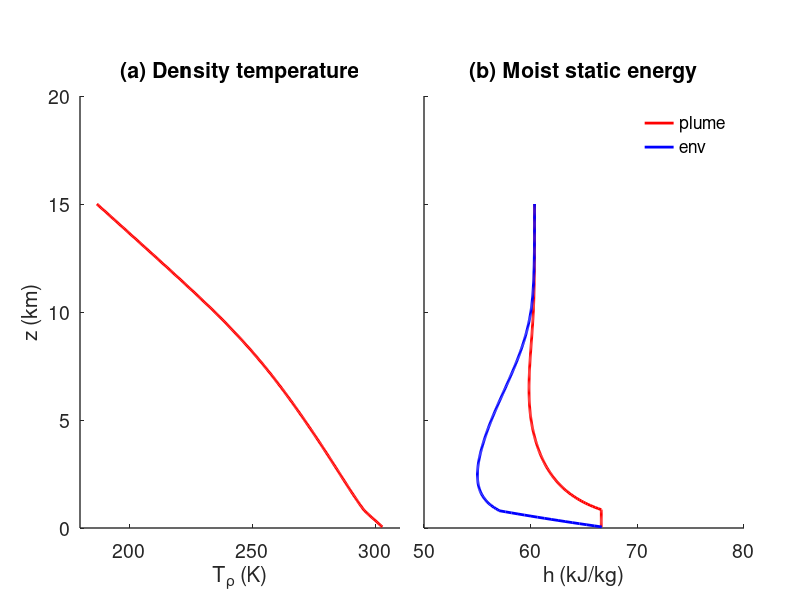

This figure's MATLAB source:
function [T_rho,T,p,qv,qsat,ql,qi,z,h,T_env,q_env,h_env,ent] = zero_buoyancy_plume(T_base,qt_base,p_base,entrain,RH,varargin)
%ZERO_BUOYANCY_PLUME calculate zero-buoyancy plume thermodynamic profile
%
% This is the zero-buoyancy plume model used in Singh & O'Gorman (2013).
% The model solves for the temperature and humidity profile of an
% entraining plume that is neutrally buoyant with respect to its
% environment given a base temperature and humidity and an
% environmental relative humidity.
%
% %% USAGE %%%%%%%%%%%%%%%%%%%%%%%%%%%%%%%%%%%%%%%%%%%%%%%%%%%%%%%%%%%%%%%%
%
% Simply running the script with no input arguments will solve the model
% with some example parameters and produce a few plots.
%
% The full calling syntax is:
%
% [T_rho,T,p,qv,qsat,ql,qi,z,s,T_env,q_env,s_env,ent] = ...
%            zero_buoyancy_plume(                ...
%                 T_init,qv_init,p_init,entrain,RH,     ...
%                [z_bot,z_top,gamma,ent_type,deltaz,T_ice])
%
% ARGUMENTS:
%           T_base  :  base temperature of plume            (K)
%           qt_base :  base specific humidity of plume      (kg/kg)
%           p_base  :  base pressure pf plume               (Pa)
%           entrain :  entrainment parameter                (unitless)
%                        Dependent on "ent_type"
%                        entrainment = entrain/z            [default]
%                        entrainment = entrain/1000
%           RH      :  environmental relative humidity      (0-1)
%
% OPTIONAL ARGUMENTS:
%           z_base  :  base height of plume                 (m)    [50]
%           z_top   :  height to which plume is integrated  (m)    [15000]
%           gamma   :  fraction of water that precipitates  (0-1)  [1]
%                       0 = no fallout
%                       1 = pseudo-adiabatic
%
%           ent_type:  type of entrainment profile                 ['invz']
%                        'invz' : entrainment = entrain/z
%                        'const': entrainment = entrain/1000
%           deltaz  :  vertical grid-spacing                (m)    [50]
%           T_ice   :  Temperature of total freezing        (K)    [233.15]
%                        Condensate freezes gradually
%                        between 273.15 K and T_ice.
%
%
% OUTPUTS:
%           T_rho   : Density temperature (plume and env)   (K)
%           T       : Temperature of plume                  (K)
%           p       : pressure            (plume and env)   (K)
%           qv      : specific humidity of plume            (kg/kg)
%           qsat    : saturation specific humidity of plume (kg/kg)
%           ql      : liquid water mass fraction of plume   (kg/kg)
%           qi      : solid water mass fraction of plume    (kg/kg)
%           z       : height                                (z)
%           h       : plume moist static energy             (J/kg)
%           T_env   : Temperature of environment            (K)
%           q_env   : specific humidity of environment      (kg/kg)
%           h_env   : environment moist static energy       (J/kg)
%           ent     : entrainment rate                      (1/m)
%
%
%
% %% MODEL DEATILS %%%%%%%%%%%%%%%%%%%%%%%%%%%%%%%%%%%%%%%%%%%%%%%%%%%%%%%%
%
% The entraining plume model solves the equations
%
% dh/dz      = -epsilon (h   - h_env)
% dq_t/dz    = -epsilon (q_t - q_env)
% dlog(p)/dz = - g/(R_d T_rho)
%
% where h is the moist static energy, q_t is the total water content, p is 
% the pressure, and T_rho is the density temperature.
%
% The moist static energies are defined:
%
% h_d = c_pd (T -T0)  + gz
% h_v = c_pv (T -T0)  + gz + Lv0 q_v
% h_l = c_l  (T -T0)  + gz
% h_i = c_i  (T -T0)  + gz - Lf0 q_i
% h   = (1-q_t)h_d + h_v s_v + q_l h_l + q_i h_i
%
% The equations are integrated in height using Euler forward differences for
% the entrainment terms. Precipitation fallout is handled separately.
% After each Euler step a fraction \gamma of the increase in liquid and
% solid water in the plume is discarded, and the moist static energy
% adjusted consistently.
%
% The environmental properties are calculated by assuming the density of
% the plume and parcel are equal, and using the given environmental
% relative humidity.
%
% Full details are found in the supplementary information of
% Singh & O'Gorman (2013). The equations used are consistent with the
% parcel model of Romps & Kuang (2010) applied to a vertically oriented,
% steady flow in the limit of zero cloud buoyancy.
%
%
%
% %% References %%%%%%%%%%%%%%%%%%%%%%%%%%%%%%%%%%%%%%%%%%%%%%%%%%%%%%%%%%%
%
% Bolton, D. (1980). The Computation of Equivalent Potential Temperature.
% Mon. Wea. Rev., 108, 1046-1053.
%
% Romps, D.M. (2008). The Dry-Entropy Budget of a Moist Atmosphere.
% J. Atmos. Sci., 65, 3779-3799.
%
% Romps, D.M. & Kuang, Z (2010). Do Undiluted Convective Plumes Exist in
% the Upper Tropical Troposphere?. J. Atmos. Sci., 67, 468-484.
%
% Singh, M.S. & O'Gorman (2013). Influence of entrainment on the thermal
% stratification in simulations of radiative-convective equilibrium.
% Geophs. Res. Lett, 40, doi:10.1002/grl.50796.
%
% %% AUTHOR %%%%%%%%%%%%%%%%%%%%%%%%%%%%%%%%%%%%%%%%%%%%%%%%%%%%%%%%%%%%%%%
%
% Written by Martin S. Singh, 10 Jul 2013.
%            mssingh@mit.edu
%
% 
%
% %% UPDATE HISTORY %%%%%%%%%%%%%%%%%%%%%%%%%%%%%%%%%%%%%%%%%%%%%%%%%%%%%%%
%   
%   16 Jul 2013: MS 
%       - Added argument checks
%       - Fixed bug in specifying total freezing temperature (T_ice)
%       - Cleaned up some typos in comments
%
%   28 Aug 2013: MS 
%       - updated reference to Singh & O'Gorman as article now published
%
%


%% Load constants %%%%%%%%%%%%%%%%%%%%%%%%%%%%%%%%%%%%%%%%%%%%%%%%%%%%%%%%%
global c
c = model_constants;

%% Demonstration %%%%%%%%%%%%%%%%%%%%%%%%%%%%%%%%%%%%%%%%%%%%%%%%%%%%%%%%%%

if nargin == 0
    T_base  = 300;
    qt_base = 0.0155;
    p_base  = 100000;
    entrain = 0.5;
    RH      = 0.7;
end

%% Default Input arguments %%%%%%%%%%%%%%%%%%%%%%%%%%%%%%%%%%%%%%%%%%%%%%%%
z_base = 50;        % Height of plume initial condition    (m)
z_top = 15000;      % Height to which plume is integrated  (m)
gamma = 1;          % Fraction of condensation that falls out as precipitation
ent_type = 'invz' ; % Type of entrainment profile
                    % 'invz'  1/z profile;                entrainment_rate = entrain/z
                    % 'const' constant in z profile;      entrainment_rate = entrain/1000

deltaz = 50;        % Vertical grid spacing                (m)


% Optional arguments
if nargin >= 6;  z_base     = varargin{1}; end;
if nargin >= 7;  z_top      = varargin{2}; end;
if nargin >= 8;  gamma      = varargin{3}; end;
if nargin >= 9;  ent_type   = varargin{4}; end;
if nargin >= 10; deltaz     = varargin{5}; end;
if nargin >= 11; c.T_ice    = varargin{6}; end;

% Argument checks:
%              input    name       type      min    max
check_argument(T_base  ,'T_base'  ,'numeric',0     ,500   );
check_argument(qt_base ,'qt_base' ,'numeric',0     ,1     );
check_argument(p_base  ,'p_base'  ,'numeric',0     ,inf   );
check_argument(entrain ,'entrain' ,'numeric',0     ,inf   );
check_argument(RH      ,'RH'      ,'numeric',0     ,1     );
check_argument(z_base  ,'z_base'  ,'numeric',0     ,z_top );
check_argument(z_top   ,'z_top'   ,'numeric',z_base,inf   );
check_argument(gamma   ,'gamma'   ,'numeric',0     ,1     );
check_argument(ent_type,'ent_type','char'   ,0     ,500   );
check_argument(deltaz  ,'deltaz'  ,'numeric',0     ,inf   );
check_argument(c.T_ice ,'T_ice'   ,'numeric',0     ,c.T0  );





%% Height vector %%%%%%%%%%%%%%%%%%%%%%%%%%%%%%%%%%%%%%%%%%%%%%%%%%%%%%%%%%
z       = z_base:deltaz:z_top;

% make sure z_top is a level
if abs(z(end)- z_top ) > 0.1;    z(end+1) = z_top; end

%% Entrainment profile %%%%%%%%%%%%%%%%%%%%%%%%%%%%%%%%%%%%%%%%%%%%%%%%%%%%

% Set entrainment rate as function of z
switch ent_type
    case 'invz'
        % Entrainment rate  m^-1
        ent     = min(1e-2,entrain./z);
    case 'const'
        % Entrainment rate  m^-1
        ent = 0.001.*entrain.*ones(size(z));
    otherwise
        error('unknown entrainment profile type')
end

%% Initialize verctors %%%%%%%%%%%%%%%%%%%%%%%%%%%%%%%%%%%%%%%%%%%%%%%%%%%%
p       = zeros(length(z),1);
logp    = zeros(length(z),1);

qv      = zeros(length(z),1);
qsat    = zeros(length(z),1);
ql      = zeros(length(z),1);
qi      = zeros(length(z),1);
qt      = zeros(length(z),1);

T       = zeros(length(z),1);
T_rho   = zeros(length(z),1);

h       = zeros(length(z),1);

T_env   = zeros(length(z),1);
q_env   = zeros(length(z),1);
h_env   = zeros(length(z),1);


%% Initial conditions %%%%%%%%%%%%%%%%%%%%%%%%%%%%%%%%%%%%%%%%%%%%%%%%%%%%%

% Inputs
p(1)     = p_base;
T(1)     = T_base;
qt(1)    = qt_base;


% Determine if there is any liquid or solid water
[qv(1),ql(1),qi(1)] = calc_saturation(p_base,T_base,qt_base);
if ql(1)>0 || qi(1) > 0; warning('PLUME:SuperSat','plume base super-saturated'); end

% Derived properties
logp(1)  = log(p(1));
h(1)     = calc_MSE(T(1),qt(1),p(1),z(1));

% Flag for LCL level
LCL = 0;


%% Integrate model upward %%%%%%%%%%%%%%%%%%%%%%%%%%%%%%%%%%%%%%%%%%%%%%%%%

for i = 1:length(z)
    
    
    % Calculate plume density temperature
    T_rho(i) = T(i).*(1+qv(i)./c.eps - qt(i));
    
    % Calculate plume saturation specific humidity
    qsat(i) = qq_sat(T(i),p(i),qt(i));
    
    
    % Calculate environment properties
    % Assume:
    %           1) equal density to plume
    %           2) Fixed relative humidity
    
    % Tv(env) = T_rho(plume)
    % Use root finding algorithm with initial guess
    T_env(i) = fzero(@(x) calc_Tv(x,RH,p(i))-T_rho(i) ,T(i).*(1+0.61.*RH.*qv(i)));
    
    % Calculate environment humidity based on assumed relative humidity
    e_env = RH.*e_sat(T_env(i));
    q_env(i) = c.eps.*(e_env./(p(i)-e_env.*(1-c.eps)));
    
    % Calculate environment moist static energy
    h_env(i) = calc_MSE(T_env(i),q_env(i),p(i),z(i));
    
    %%%%%%%%%%%%%%%%%%%%%%%%%%%%%%%%%%%%%%%%%%%%%%%%%%%%%%%%%%%%%%%%%%%%%%%
    
    if i<length(z)
        
        
        % No entrainment if unsaturated
        % Include LCL flag to prevent entrainment turning off above LCL
        if (qt(i)-qsat(i)) < 0 && LCL == 0;
            ent(i)=0;
        else
            LCL = 1;
        end
        
        % Step upward - simple Euler method
        h(i+1) =    h(i) - ent(i).*( h(i) - h_env(i) ) .*( z(i+1)-z(i) );
        qt(i+1) =   qt(i) - ent(i).*( qt(i)-q_env(i) )  .*( z(i+1)-z(i) );
        logp(i+1) = logp(i) - c.g./(c.Rd.*T_rho(i))       .*( z(i+1)-z(i) );
        
        % Calculate pressure
        p(i+1)  = exp(logp(i+1));
        
        % Calculate Temperature via root finding algorithm
        T(i+1)  = fzero(@(x) calc_MSE(x,qt(i+1),p(i+1),z(i+1))-h(i+1) ,T(i));
        
        % Calculate humidity
        [qv(i+1),ql(i+1),qi(i+1)] = calc_saturation(p(i+1),T(i+1),qt(i+1));
        
        
        % Rainfall fallout %%%%%%%%%%%%%%%%%%%%%%%%%%%%%%%%%%%%%%%%%%%%%%%%
        
        if qt(i+1)-qv(i+1)>0 && gamma > 0;
            
            if gamma>=1 % Total fallout:
                
                %   1) Set q to its saturation value
                qt(i+1) = qq_sat(T(i+1),p(i+1));
                [qv(i+1),ql(i+1),qi(i+1)] = calc_saturation(p(i+1),T(i+1),qt(i+1));
                
                %   2) Recalculate moist static energy
                h(i+1)  = calc_MSE(T(i+1),qt(i+1),p(i+1),z(i+1));
                
            else        % Partial fallout:
                
                % Calculate increase in liquid/solid water
                % Assume fallout is proportional to this value
                dqls = -(ql(i+1)+qi(i+1)-ql(i)-qi(i));
                
                % Calculate fallout
                [fl,fs] = fallout(gamma,ql(i+1),qi(i+1),dqls,T(i+1));
                
                % Minimum value of total water is saturation value
                qtmin = qq_sat(T(i+1),p(i+1));
                
                % Adjust total water, prevent reduction below saturation
                qt(i+1) = max(qt(i+1) - (fl+fs).*(1-qt(i+1)),qtmin);
                
                % Adjust moist static energy
                h(i+1)  = calc_MSE(T(i+1),qt(i+1),p(i+1),z(i+1));
                
                % Recalculate water species breakdown
                [qv(i+1),ql(i+1),qi(i+1)] = calc_saturation(p(i+1),T(i+1),qt(i+1));
            end
            
        end
    end
end


if nargin ==0 % Demonstration plot
    figure;
    set(gcf,'defaultaxeslinewidth',1,'defaultaxesfontsize',14)
    
    % Left axis
    axes('position',[0.1 0.12 0.4 0.72]);
     plot(T_rho,z./1000,'r','linewidth',2)
     xlabel('T_\rho (K)')
     ylabel('z (km)')
     set(gca,'xtick',[200 250 300],'xlim',[180 310])
     title('(a) Density temperature')
     box off
    
    % Right axis
    axes('position',[0.53 0.12 0.4 0.72]);
     plot(h./1000,z./1000,'r','linewidth',2)
     hold on
     plot(h_env./1000,z./1000,'b','linewidth',2)
    
     title('(b) Moist static energy')
     xlabel('h (kJ/kg)')
     set(gca,'xtick',[40 50 60 70 80],'xlim',[50 80])
     set(gca,'yticklabel','')
     box off
     
     l = legend('plume','env');
     set(l,'box','off')
     
    %suptitle(['RH_{env} = ' num2str(RH) ', \epsilon(z) = ' num2str(entrain) '/z'])
    
end


end


function h = calc_MSE(T,qt,p,z)
% Function to calculate moist static energy

% Get constants
global c

% calculate proportions of vapor, liquid and solid
[qv,ql,qi] = calc_saturation(p,T,qt);


% calculate moist static energies of components
hd = c.cp.*(T-c.T0)  + c.g.*z;
hv = c.cpv.*(T-c.T0) + c.g.*z + c.Lv0;
hl = c.cpl.*(T-c.T0) + c.g.*z;
hi = c.cpi.*(T-c.T0) + c.g.*z - (c.Ls0-c.Lv0);

% Calculate moist static energy per unit mass of moist air
h = hd.*(1-qt) + qv.*hv + ql.*hl + qi.*hi;


end

function [fl,fs] = fallout(gamma,ql,qi,dqls,T)
% Function to calculate precipitation fallout terms

e = min(   0,dqls./(1-ql-qi)  );

fT = -gamma.*e;
[fliq,fice] = calc_fice(T);

fl = fT.*fliq;
fs = fT.*fice;

end

function Tv = calc_Tv(T,RH,p)
% Function to calculate virtual temperature at a given relative humidity

% Get constants
global c


% Calculate mixing ratio
es = e_sat(T);
qv = c.eps.*(RH.*es./(p-RH.*es.*(1-c.eps)));

% calculate virtual temperature
Tv = T.*(1+qv./c.eps-qv);

end


function [q,ql,qi] = calc_saturation(p,T,q_t)
% Function to calculate the specific humidities of vapor, liquid and solid
% at saturation


% calculate saturation specific humidity
qs = qq_sat(T,p,q_t);
q = min(q_t,qs);

q(q<0) = 0;

% Divide into liquid and ice
[fliq,fice] = calc_fice(T);

ql = fliq.*(q_t-q);
qi = fice.*(q_t-q);

ql(q_t-qs<0) = 0;
qi(q_t-qs<0) = 0;


end


function [fliq,fice] = calc_fice(T)
% Function to calculate the fraction of condensate that is ice.
% All liquid for T > T0
% All ice for T < T_ice
% Linear function in between
global c

fliq = ( T-c.T_ice )./(c.T0-c.T_ice);
fliq(fliq<0) = 0;
fliq(fliq>1) = 1;
fice = 1-fliq;


end

function qs = qq_sat(T,p,varargin)
% Function to calculate the saturation specific humidity

% Get constants
global c

% Calculate saturation mixing ratio
es = e_sat(T);
rs = c.eps.*es./(p-es);

% Calculate saturation specific humidity using total water content if given
if nargin==3
    qt = varargin{1};
    rt = qt./(1-qt);
    qs = rs./(1+max(rt,rs));
else
    qs = rs./(1+rs);
end

end


function [es,varargout] = e_sat(T)
% Function to calculate the saturation vapor pressure
%
% The functions are consistent with the constants given in the
% model_constants subroutine. A faster option is available in which the
% saturation curves are approximated as in Bolton (1980).
%


% Get constants
global c

% Thermodynamically consistent definition of saturation curves
% i.e. integral of Clausius-Clapeyron equation with constant heat
% capacities. See Romps (2008).

esl = c.e0.*(T./c.T0).^((c.cpv-c.cpl)./c.Rv).*...
    exp( ( c.Lv0 - c.T0.*(c.cpv-c.cpl) )./c.Rv .* ( 1./c.T0 - 1./T ) );

esi = c.e0.*(T./c.T0).^((c.cpv-c.cpi)./c.Rv).*...
    exp( ( c.Ls0 - c.T0.*(c.cpv-c.cpi) )./c.Rv .* ( 1./c.T0 - 1./T ) );



% If you want slightly faster (~10%) code, use these approximations 
% (Bolton, 1980). Accurate to within 0.5% for T < 310 K.

%esl = 611.2.*exp( 17.67      .* ( T  - 273.15 ) ./ ( T  - 29.65 ) );
%esi = 611.2.*exp( 21.8745584 .* ( T  - 273.15 ) ./ ( T  - 7.66  ) );


% Calculate ice fraction
[fliq,fice] = calc_fice(T);

es = fliq.*esl + fice.*esi;

% Output the liquid and solid vapor pressure separately if required
if nargout>=2; varargout{1} = esl;     end
if nargout>=3; varargout{2} = esi;     end


end


function const = model_constants
% Thermodynamic and other constants for use in the routines


%% Primary Constants

% Gravity
const.g         = 9.81;         % m/s

% Dry air
const.cp        = 1005.7;       % J/K/kg
const.Rd        = 287.04;       % J/K/kg

% Water vapor
const.cpv       = 1870.0;       % J/K/kg
const.Rv        = 461.5;        % J/K/kg

% Liquid water
const.cpl       = 4190.0;       % J/K/kg

% Solid water
const.cpi       = 2106.0;       % J/K/kg


%% Reference values

% Freezing temperature
const.T0        = 273.15;       % K

% Temperature at which all condensate is ice
const.T_ice     = 233.15;       % K

% reference pressures
const.p00 = 100000;             % Pa
const.e0  = 611.2;              % Pa;  This is the saturation vapor pressure at T0


% Latent heats at reference Temperature
const.Lv0       = 2501000.0;    % J/kg
const.Ls0       = 2834000.0;    % J/kg

%% Derived thermodynamic constants
% Changing these will make the thermodynamics inconsistent
const.cv        = const.cp-const.Rd;
const.cvv       = const.cpv-const.Rv;
const.eps       = const.Rd/const.Rv;


end



function check_argument(var,varname,type,varmin,varmax)
% Function to check arguments are correct


if ~isa(var,type);
    error(['Input: ' varname ' must be of type ' type]); 
end

if isnumeric(var)
    if var < varmin || var > varmax; 
        error(['Input: ' varname ' outside of bounds [' num2str(varmin) ',' num2str(varmax) ']']); 
    end
end

end
    
    
    
    
    
    
    
